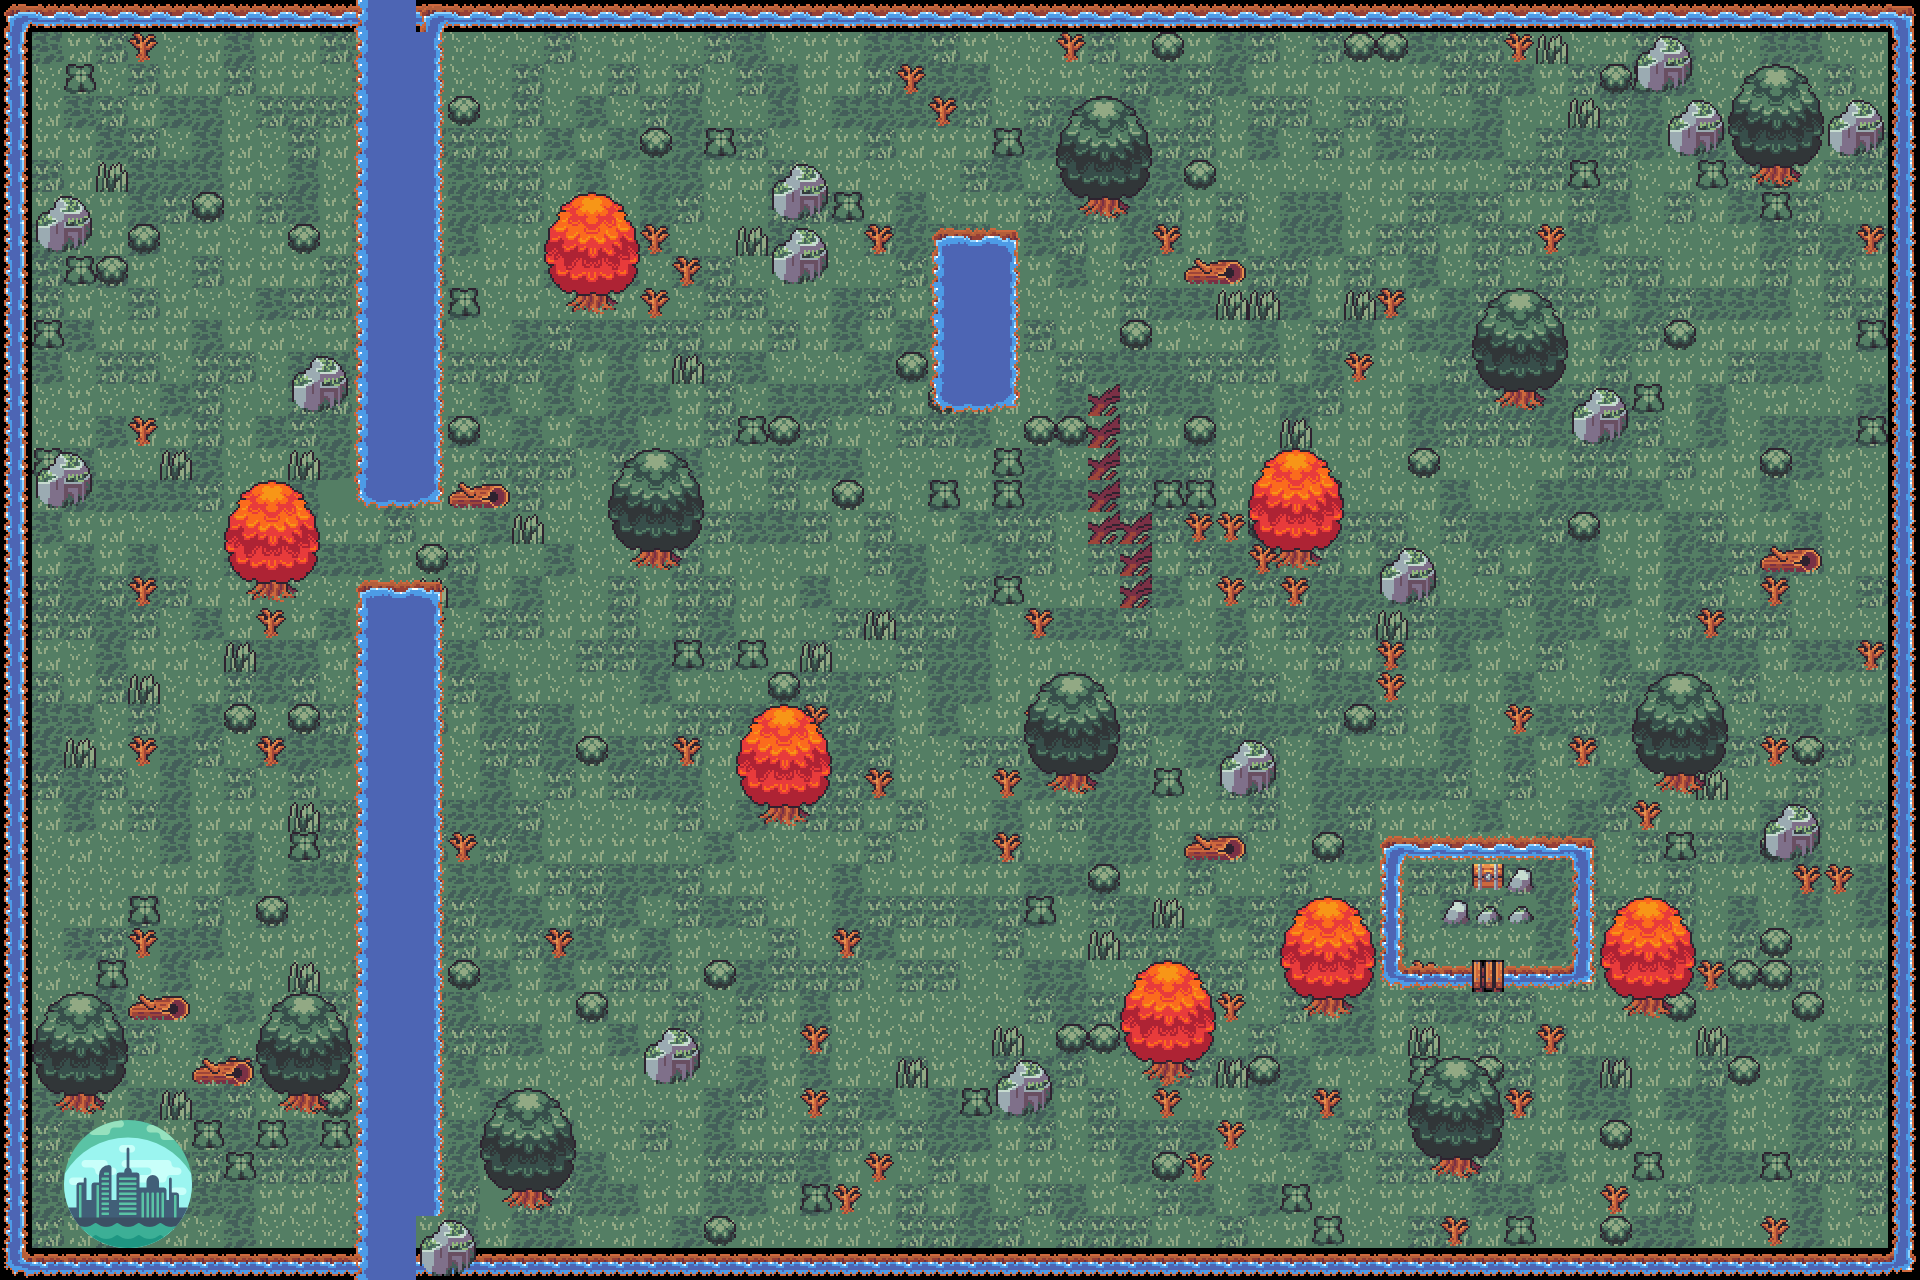

A level layout from a 2D game, rendered from its tile map. Below: a short description, then the map file with tile-grid data replaced by summaries:
An orthogonal 60x40 tile map with 32x32 px tiles, 5 tile layers (grass, plants, water, rocks, ...), 2 tilesets.

<map version="1.9" tiledversion="1.9.2" orientation="orthogonal" renderorder="right-down" width="60" height="40" tilewidth="32" tileheight="32" infinite="0" nextlayerid="7" nextobjectid="6">
 <tileset firstgid="1" source="RPG.tsx" />
 <tileset firstgid="391" source="city.tsx" />
 <layer id="1" name="grass" width="60" height="40">
  <data>[2400 cells, 2400 non-empty, 14 distinct tile ids]</data>
 </layer>
 <layer id="4" name="plants" width="60" height="40">
  <data>[2400 cells, 2161 non-empty, 8 distinct tile ids]</data>
 </layer>
 <layer id="2" name="water" width="60" height="40">
  <data>[2400 cells, 342 non-empty, 21 distinct tile ids]</data>
 </layer>
 <layer id="3" name="rocks" width="60" height="40">
  <data>[2400 cells, 281 non-empty, 34 distinct tile ids]</data>
 </layer>
 <layer id="6" name="city" width="60" height="40">
  <data>[2400 cells, 24 non-empty, 17 distinct tile ids]</data>
 </layer>
</map>
